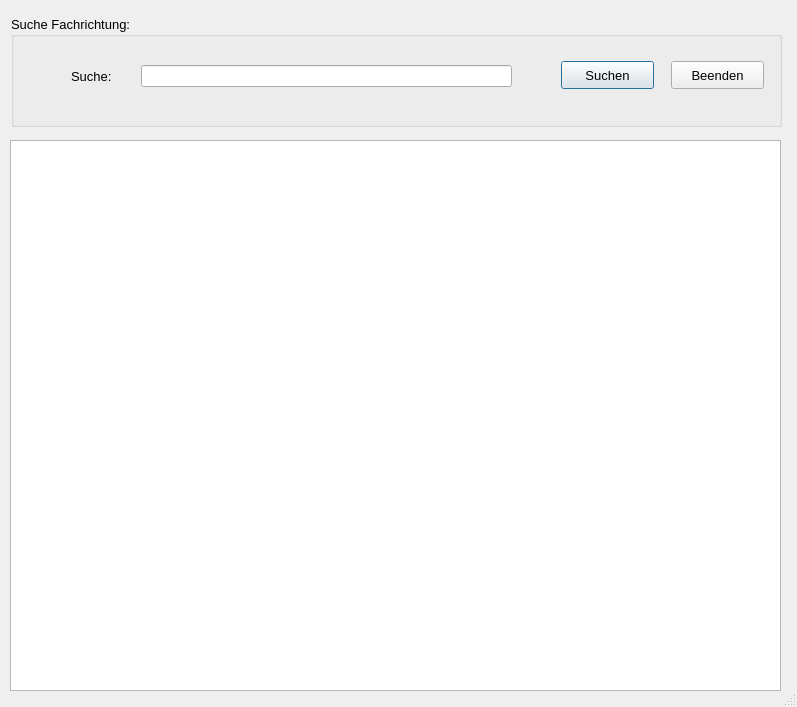
<?xml version="1.0" encoding="UTF-8"?>
<ui version="4.0">
 <class>Dialog</class>
 <widget class="QDialog" name="Dialog">
  <property name="geometry">
   <rect>
    <x>0</x>
    <y>0</y>
    <width>797</width>
    <height>707</height>
   </rect>
  </property>
  <property name="minimumSize">
   <size>
    <width>797</width>
    <height>703</height>
   </size>
  </property>
  <property name="windowTitle">
   <string>Suche</string>
  </property>
  <property name="sizeGripEnabled">
   <bool>true</bool>
  </property>
  <widget class="QTableWidget" name="twAnzeige_suche">
   <property name="geometry">
    <rect>
     <x>10</x>
     <y>140</y>
     <width>771</width>
     <height>551</height>
    </rect>
   </property>
   <property name="font">
    <font>
     <pointsize>10</pointsize>
    </font>
   </property>
   <property name="editTriggers">
    <set>QAbstractItemView::NoEditTriggers</set>
   </property>
   <property name="alternatingRowColors">
    <bool>true</bool>
   </property>
   <attribute name="verticalHeaderVisible">
    <bool>false</bool>
   </attribute>
  </widget>
  <widget class="QGroupBox" name="gbSuche">
   <property name="geometry">
    <rect>
     <x>11</x>
     <y>16</y>
     <width>771</width>
     <height>111</height>
    </rect>
   </property>
   <property name="font">
    <font>
     <pointsize>10</pointsize>
    </font>
   </property>
   <property name="title">
    <string>Suche Fachrichtung:</string>
   </property>
   <widget class="QPushButton" name="btSuchen">
    <property name="geometry">
     <rect>
      <x>550</x>
      <y>45</y>
      <width>93</width>
      <height>28</height>
     </rect>
    </property>
    <property name="font">
     <font>
      <pointsize>10</pointsize>
     </font>
    </property>
    <property name="text">
     <string>Suchen</string>
    </property>
    <property name="icon">
     <iconset>
      <normaloff>../../_Symbole/UsedSymbols/searchmagnifierinterfacesymbol1_79893.ico</normaloff>../../_Symbole/UsedSymbols/searchmagnifierinterfacesymbol1_79893.ico</iconset>
    </property>
   </widget>
   <widget class="QPushButton" name="pB_BEENDEN">
    <property name="geometry">
     <rect>
      <x>660</x>
      <y>45</y>
      <width>93</width>
      <height>28</height>
     </rect>
    </property>
    <property name="font">
     <font>
      <pointsize>10</pointsize>
     </font>
    </property>
    <property name="text">
     <string>Beenden</string>
    </property>
    <property name="icon">
     <iconset>
      <normaloff>../../_Symbole/UsedSymbols/log-out_icon-icons.com_50106.ico</normaloff>../../_Symbole/UsedSymbols/log-out_icon-icons.com_50106.ico</iconset>
    </property>
   </widget>
   <widget class="QLabel" name="lbSuche">
    <property name="geometry">
     <rect>
      <x>60</x>
      <y>52</y>
      <width>91</width>
      <height>16</height>
     </rect>
    </property>
    <property name="font">
     <font>
      <pointsize>10</pointsize>
     </font>
    </property>
    <property name="text">
     <string>Suche:</string>
    </property>
   </widget>
   <widget class="QLineEdit" name="leSuche">
    <property name="geometry">
     <rect>
      <x>130</x>
      <y>49</y>
      <width>371</width>
      <height>22</height>
     </rect>
    </property>
    <property name="font">
     <font>
      <pointsize>10</pointsize>
     </font>
    </property>
   </widget>
  </widget>
 </widget>
 <resources/>
 <connections/>
</ui>
